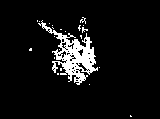
#> input picture MP2/gun.bmp, 160 x 119 px, found by its file name
$ python MP2.py
#> lines starting #> are read from the running program, lines starting #| are printed output that depends on the picture; after the words box and inside, x2 and y2 are one past the last pixel; in counts of white or black regions, pixels touching at a corner belong together
import cv2
import numpy as np
import math

def read_img(filename):
#> called with filename = 'MP2/gun.bmp'
    img = cv2.imread(filename, 0)
#> img: shape (119, 160); 7% white; 22 white regions (21 under 20 px), largest, box (x1, y1, x2, y2) and area: (38, 20, 98, 85) 1251
    img = (img != 0).astype(np.uint8) # make img array into 1's and 0's instead of 255 and 0s
    img_new = (np.zeros((img.shape[0],img.shape[1]))).astype(np.uint8)

    return img, img_new

def apply_SE(img, SE, r, c, code):
    for r_idx, r_new in enumerate(range(r, r + SE.shape[0])):
        for c_idx, c_new in enumerate(range (c, c + SE.shape[1])):
            if r_new < 0 or c_new < 0 :
                continue

            if r_new >= img.shape[0] or c_new >= img.shape[1]:
                continue

            match code:
                case 0:
                    if SE[r_idx][c_idx] * img[r_new][c_new] == 1:
                        return True
                case 1:
                    if SE[r_idx][c_idx] == 1 and img[r_new][c_new] == 0:
                        return True
    return False

def Erosion(filename, SE):

    img, img_erosion = read_img(filename)
#> img_erosion: shape (119, 160); every value is 0
    row_center = math.floor(SE.shape[0] / 2) # The row of the center
    col_center = math.floor(SE.shape[1] / 2) # The column of the center

    for r in range(img.shape[0]):
        for c in range(img.shape[1]):
            if img[r][c] == 1:
                val = apply_SE(img, SE, r-row_center ,c-col_center, 1)
                img_erosion[r][c] = 1 if val else 0
#> img_erosion: shape (119, 160); values 0 (black) and 1 (white), 3.9% white in thin lines or dots, all inside (x1, y1, x2, y2) = (29, 17, 132, 117)

    img_erosion = img - img_erosion
#> img_erosion: shape (119, 160); values 0 (black) and 1 (white), 3.1% white; 24 white regions (21 under 20 px), largest, box (x1, y1, x2, y2) and area: (63, 37, 95, 75) 464, (74, 73, 85, 80) 34, (63, 36, 70, 46) 21
    return img_erosion

def Dilation(filename, SE):

    img, img_dilation = read_img(filename)
    row_center = math.floor(SE.shape[0] / 2) # The column of the center
    col_center = math.floor(SE.shape[1] / 2) # The row of the center

    for r in range(img.shape[0]):
        for c in range(img.shape[1]):
            if img[r][c] == 0:
                val = apply_SE(img, SE, r-row_center ,c-col_center, 0)
                img_dilation[r][c] = 1 if val else 0

    img_dilation = img_dilation | img
    return img_dilation


def Opening(filename, SE):

    img_erosion = Erosion(filename, SE2)
    cv2.imwrite("MP2/Results/erosion.bmp", img_erosion)
    img_opening = Dilation("MP2/Results/erosion.bmp", SE4)

    return img_opening

def Closing(filename, SE):

    img_dilation = Dilation(filename, SE4)
    cv2.imwrite("MP2/Results/dilation.bmp", img_dilation)
    img_closing = Erosion("MP2/Results/dilation.bmp", SE1)

    return img_closing

def Boundary(filename, SE):

    img_erosion = Erosion(filename, SE2)
    img, img_boundary = read_img(filename)
    img_boundary = img - img_erosion

    return img_boundary


SE1 = np.array([[1,1,1],
                [1,1,1],
                [1,1,1],])

SE2 = np.array([[0,1,0],
                [1,1,1],
                [0,1,0],])

SE3 = np.array([[1,1,1,1,1],
                [1,1,1,1,1],
                [1,1,1,1,1],
                [1,1,1,1,1],
                [1,1,1,1,1]])

SE4 = np.array([[1,1,1,1],
                [1,1,1,1],
                [1,1,1,1],
                [1,1,1,1],])

SE = SE4

gun_erosion = Erosion("MP2/gun.bmp", SE2) * 250
gun_dilation = Dilation("MP2/gun.bmp", SE1) * 250
#> after the loop in Dilation, `for r in range(img.shape[0]):`: img_dilation: shape (119, 160); values 0 (black) and 1 (white), 4.9% white in thin lines or dots, all inside (x1, y1, x2, y2) = (28, 16, 133, 118)
#> in Dilation, `img_dilation = img_dilation | img`: img_dilation: shape (119, 160); values 0 (black) and 1 (white), 11.9% white; 5 white regions (3 under 20 px), largest, box (x1, y1, x2, y2) and area: (36, 16, 101, 86) 2207, (28, 47, 33, 52) 24
gun_opening = Opening("MP2/gun.bmp", SE) * 250
#> after the loop in Dilation (call 2), `for r in range(img.shape[0]):`: img_dilation: shape (119, 160); values 0 (black) and 1 (white), 5.1% white in thin lines or dots, all inside (x1, y1, x2, y2) = (29, 22, 97, 84)
#> in Dilation (call 2), `img_dilation = img_dilation | img`: img_dilation: shape (119, 160); values 0 (black) and 1 (white), 8.2% white; 4 white regions (1 under 20 px), largest, box (x1, y1, x2, y2) and area: (41, 22, 97, 84) 1461, (52, 64, 58, 73) 44, (78, 27, 86, 32) 32
gun_closing = Closing("MP2/gun.bmp", SE) * 250
#> after the loop in Dilation (call 3), `for r in range(img.shape[0]):`: img_dilation: shape (119, 160); values 0 (black) and 1 (white), 6.2% white in thin lines or dots, all inside (x1, y1, x2, y2) = (28, 16, 134, 119)
#> in Dilation (call 3), `img_dilation = img_dilation | img`: img_dilation: shape (119, 160); values 0 (black) and 1 (white), 13.2% white; 4 white regions (1 under 20 px), largest, box (x1, y1, x2, y2) and area: (36, 16, 102, 87) 2445, (28, 47, 34, 53) 35, (129, 114, 134, 119) 24
#> in Erosion (call 3), `img_erosion = img - img_erosion`: img_erosion: shape (119, 160); values 0 (black) and 1 (white), 11% white; 4 white regions (3 under 20 px), largest, box (x1, y1, x2, y2) and area: (37, 17, 101, 86) 2069
gun_boundary = Boundary("MP2/gun.bmp", SE) * 250

cv2.imshow("Gun_E", gun_erosion)
cv2.imshow("Gun_D", gun_dilation)
cv2.imshow("Gun_O", gun_opening)
cv2.imshow("Gun_C", gun_closing)
cv2.imshow("Gun_B", gun_boundary)

Palm_erosion = Erosion("MP2/Palm.bmp", SE2) * 250
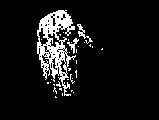
#> input picture MP2/palm.bmp, 159 x 120 px, found by its file name
#> in read_img (call 9), `img = cv2.imread(filename, 0)`: img: shape (120, 159); 8.5% white; 32 white regions (29 under 20 px), largest, box (x1, y1, x2, y2) and area: (37, 10, 76, 96) 1378, (77, 24, 93, 44) 79, (67, 38, 79, 54) 61
#> in Erosion (call 5), `img, img_erosion = read_img(filename)`: img_erosion: shape (120, 159); every value is 0
#> after the loop in Erosion (call 5), `for r in range(img.shape[0]):`:
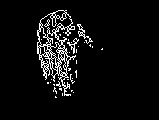
#> img_erosion: shape (120, 159); values 0 (black) and 1 (white), 5.8% white in thin lines or dots, all inside (x1, y1, x2, y2) = (37, 10, 103, 98)
#> in Erosion (call 5), `img_erosion = img - img_erosion`: img_erosion: shape (120, 159); values 0 (black) and 1 (white), 2.8% white in thin lines or dots, all inside (x1, y1, x2, y2) = (38, 11, 91, 88)
Palm_dilation = Dilation("MP2/Palm.bmp", SE1) * 250
#> call 4 of Dilation, with filename = 'MP2/Palm.bmp', SE = array of shape (3, 3)
#> after the loop in Dilation (call 4), `for r in range(img.shape[0]):`:
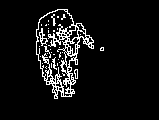
#> img_dilation: shape (120, 159); values 0 (black) and 1 (white), 7.2% white in thin lines or dots, all inside (x1, y1, x2, y2) = (36, 9, 104, 99)
#> in Dilation (call 4), `img_dilation = img_dilation | img`: img_dilation: shape (120, 159); values 0 (black) and 1 (white), 15.7% white; 3 white regions (1 under 20 px), largest, box (x1, y1, x2, y2) and area: (36, 9, 94, 99) 2951, (74, 69, 78, 79) 34
Palm_opening = Opening("MP2/Palm.bmp", SE) * 250
#> after the loop in Dilation (call 5), `for r in range(img.shape[0]):`:
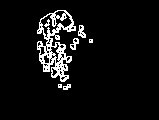
#> img_dilation: shape (120, 159); values 0 (black) and 1 (white), 6.5% white in thin lines or dots, all inside (x1, y1, x2, y2) = (37, 10, 93, 90)
#> in Dilation (call 5), `img_dilation = img_dilation | img`: img_dilation: shape (120, 159); values 0 (black) and 1 (white), 9.3% white; 6 white regions (2 under 20 px), largest, box (x1, y1, x2, y2) and area: (37, 10, 76, 82) 1568, (78, 25, 86, 38) 70, (70, 38, 79, 50) 66, (63, 84, 71, 90) 34
Palm_closing = Closing("MP2/Palm.bmp", SE) * 250
#> after the loop in Dilation (call 6), `for r in range(img.shape[0]):`:
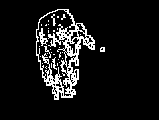
#> img_dilation: shape (120, 159); values 0 (black) and 1 (white), 8.9% white in thin lines or dots, all inside (x1, y1, x2, y2) = (36, 9, 105, 100)
#> in Dilation (call 6), `img_dilation = img_dilation | img`: img_dilation: shape (120, 159); values 0 (black) and 1 (white), 17.4% white; 2 white regions, box (x1, y1, x2, y2) and area: (36, 9, 95, 100) 3297, (100, 47, 105, 52) 24
#> after the loop in Erosion (call 7), `for r in range(img.shape[0]):`:
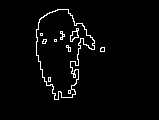
#> img_erosion: shape (120, 159); values 0 (black) and 1 (white), 2.9% white in thin lines or dots, all inside (x1, y1, x2, y2) = (36, 9, 105, 100)
#> in Erosion (call 7), `img_erosion = img - img_erosion`:
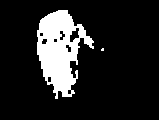
#> img_erosion: shape (120, 159); values 0 (black) and 1 (white), 14.5% white; 2 white regions (1 under 20 px), largest, box (x1, y1, x2, y2) and area: (37, 10, 94, 99) 2752
Palm_boundary = Boundary("MP2/Palm.bmp", SE) * 250

cv2.imshow("Palm_E", Palm_erosion)
cv2.imshow("Palm_D", Palm_dilation)
cv2.imshow("Palm_O", Palm_opening)
cv2.imshow("Palm_C", Palm_closing)
cv2.imshow("Palm_B", Palm_boundary)


cv2.imwrite("MP2/Results/gun_erosion.bmp", gun_erosion)
cv2.imwrite("MP2/Results/gun_dilation.bmp", gun_dilation)
cv2.imwrite("MP2/Results/gun_opening.bmp", gun_opening)
cv2.imwrite("MP2/Results/gun_closing.bmp", gun_closing)
cv2.imwrite("MP2/Results/gun_boundary.bmp", gun_boundary)

cv2.imwrite("MP2/Results/Palm_erosion.bmp", Palm_erosion)
cv2.imwrite("MP2/Results/Palm_dilation.bmp", Palm_dilation)
cv2.imwrite("MP2/Results/Palm_opening.bmp", Palm_opening)
cv2.imwrite("MP2/Results/Palm_closing.bmp", Palm_closing)
cv2.imwrite("MP2/Results/Palm_boundary.bmp", Palm_boundary)

cv2.waitKey(0)
cv2.destroyAllWindows()
